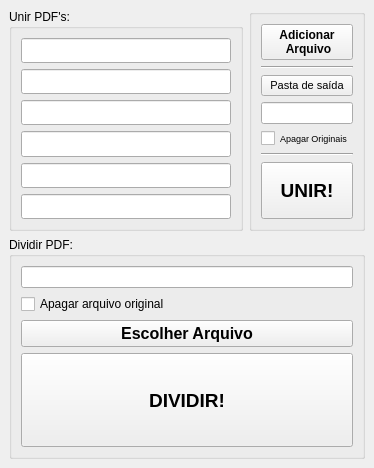
<?xml version="1.0" encoding="UTF-8"?>
<ui version="4.0">
 <class>MainWindow</class>
 <widget class="QMainWindow" name="MainWindow">
  <property name="geometry">
   <rect>
    <x>0</x>
    <y>0</y>
    <width>374</width>
    <height>468</height>
   </rect>
  </property>
  <property name="windowTitle">
   <string>Unir</string>
  </property>
  <widget class="QWidget" name="centralwidget">
   <layout class="QGridLayout" name="gridLayout">
    <item row="0" column="0" colspan="2">
     <widget class="QGroupBox" name="unirPDF">
      <property name="title">
       <string>Unir PDF's:</string>
      </property>
      <layout class="QGridLayout" name="gridLayout_2">
       <item row="5" column="0">
        <widget class="QLineEdit" name="unir6">
         <property name="sizePolicy">
          <sizepolicy hsizetype="Expanding" vsizetype="Minimum">
           <horstretch>0</horstretch>
           <verstretch>0</verstretch>
          </sizepolicy>
         </property>
         <property name="minimumSize">
          <size>
           <width>0</width>
           <height>15</height>
          </size>
         </property>
        </widget>
       </item>
       <item row="2" column="0">
        <widget class="QLineEdit" name="unir3">
         <property name="sizePolicy">
          <sizepolicy hsizetype="Expanding" vsizetype="Minimum">
           <horstretch>0</horstretch>
           <verstretch>0</verstretch>
          </sizepolicy>
         </property>
         <property name="minimumSize">
          <size>
           <width>0</width>
           <height>15</height>
          </size>
         </property>
        </widget>
       </item>
       <item row="1" column="0">
        <widget class="QLineEdit" name="unir2">
         <property name="sizePolicy">
          <sizepolicy hsizetype="Expanding" vsizetype="Minimum">
           <horstretch>0</horstretch>
           <verstretch>0</verstretch>
          </sizepolicy>
         </property>
         <property name="minimumSize">
          <size>
           <width>0</width>
           <height>15</height>
          </size>
         </property>
        </widget>
       </item>
       <item row="3" column="0">
        <widget class="QLineEdit" name="unir4">
         <property name="sizePolicy">
          <sizepolicy hsizetype="Expanding" vsizetype="Minimum">
           <horstretch>0</horstretch>
           <verstretch>0</verstretch>
          </sizepolicy>
         </property>
         <property name="minimumSize">
          <size>
           <width>0</width>
           <height>15</height>
          </size>
         </property>
        </widget>
       </item>
       <item row="0" column="0">
        <widget class="QLineEdit" name="unir1">
         <property name="sizePolicy">
          <sizepolicy hsizetype="Expanding" vsizetype="Minimum">
           <horstretch>0</horstretch>
           <verstretch>0</verstretch>
          </sizepolicy>
         </property>
         <property name="minimumSize">
          <size>
           <width>0</width>
           <height>15</height>
          </size>
         </property>
        </widget>
       </item>
       <item row="4" column="0">
        <widget class="QLineEdit" name="unir5">
         <property name="sizePolicy">
          <sizepolicy hsizetype="Expanding" vsizetype="Minimum">
           <horstretch>0</horstretch>
           <verstretch>0</verstretch>
          </sizepolicy>
         </property>
         <property name="minimumSize">
          <size>
           <width>0</width>
           <height>15</height>
          </size>
         </property>
        </widget>
       </item>
      </layout>
     </widget>
    </item>
    <item row="0" column="2">
     <widget class="QGroupBox" name="groupBox">
      <property name="title">
       <string/>
      </property>
      <layout class="QGridLayout" name="gridLayout_4">
       <item row="1" column="0">
        <widget class="QPushButton" name="btnAddArquivo">
         <property name="sizePolicy">
          <sizepolicy hsizetype="Minimum" vsizetype="Fixed">
           <horstretch>0</horstretch>
           <verstretch>0</verstretch>
          </sizepolicy>
         </property>
         <property name="minimumSize">
          <size>
           <width>0</width>
           <height>0</height>
          </size>
         </property>
         <property name="font">
          <font>
           <pointsize>9</pointsize>
           <weight>75</weight>
           <bold>true</bold>
          </font>
         </property>
         <property name="text">
          <string>Adicionar
 Arquivo</string>
         </property>
        </widget>
       </item>
       <item row="6" column="0">
        <widget class="Line" name="line">
         <property name="orientation">
          <enum>Qt::Horizontal</enum>
         </property>
        </widget>
       </item>
       <item row="5" column="0">
        <widget class="QCheckBox" name="checkBoxDelUnir">
         <property name="font">
          <font>
           <pointsize>7</pointsize>
          </font>
         </property>
         <property name="text">
          <string>Apagar Originais</string>
         </property>
        </widget>
       </item>
       <item row="4" column="0">
        <widget class="QLineEdit" name="saida">
         <property name="sizePolicy">
          <sizepolicy hsizetype="Ignored" vsizetype="Fixed">
           <horstretch>0</horstretch>
           <verstretch>0</verstretch>
          </sizepolicy>
         </property>
         <property name="minimumSize">
          <size>
           <width>0</width>
           <height>0</height>
          </size>
         </property>
        </widget>
       </item>
       <item row="2" column="0">
        <widget class="Line" name="line_2">
         <property name="orientation">
          <enum>Qt::Horizontal</enum>
         </property>
        </widget>
       </item>
       <item row="7" column="0">
        <widget class="QPushButton" name="btnUnir">
         <property name="sizePolicy">
          <sizepolicy hsizetype="Minimum" vsizetype="Ignored">
           <horstretch>0</horstretch>
           <verstretch>0</verstretch>
          </sizepolicy>
         </property>
         <property name="minimumSize">
          <size>
           <width>0</width>
           <height>25</height>
          </size>
         </property>
         <property name="font">
          <font>
           <pointsize>14</pointsize>
           <weight>75</weight>
           <bold>true</bold>
          </font>
         </property>
         <property name="text">
          <string>UNIR!</string>
         </property>
        </widget>
       </item>
       <item row="3" column="0">
        <widget class="QPushButton" name="btnSaida">
         <property name="font">
          <font>
           <pointsize>8</pointsize>
          </font>
         </property>
         <property name="text">
          <string>Pasta de saída</string>
         </property>
        </widget>
       </item>
      </layout>
     </widget>
    </item>
    <item row="3" column="0" colspan="3">
     <widget class="QGroupBox" name="dividirPDF">
      <property name="title">
       <string>Dividir PDF:</string>
      </property>
      <layout class="QGridLayout" name="gridLayout_3">
       <item row="0" column="0">
        <widget class="QLineEdit" name="lineEdit_3"/>
       </item>
       <item row="1" column="0">
        <widget class="QCheckBox" name="checkBoxDelDividir">
         <property name="text">
          <string>Apagar arquivo original</string>
         </property>
        </widget>
       </item>
       <item row="2" column="0">
        <widget class="QPushButton" name="btnEscolheArquivo">
         <property name="sizePolicy">
          <sizepolicy hsizetype="Minimum" vsizetype="Fixed">
           <horstretch>0</horstretch>
           <verstretch>0</verstretch>
          </sizepolicy>
         </property>
         <property name="minimumSize">
          <size>
           <width>0</width>
           <height>0</height>
          </size>
         </property>
         <property name="font">
          <font>
           <pointsize>12</pointsize>
           <weight>75</weight>
           <bold>true</bold>
          </font>
         </property>
         <property name="text">
          <string>Escolher Arquivo</string>
         </property>
        </widget>
       </item>
       <item row="3" column="0">
        <widget class="QPushButton" name="btnUnir_">
         <property name="sizePolicy">
          <sizepolicy hsizetype="Minimum" vsizetype="Ignored">
           <horstretch>0</horstretch>
           <verstretch>0</verstretch>
          </sizepolicy>
         </property>
         <property name="minimumSize">
          <size>
           <width>0</width>
           <height>25</height>
          </size>
         </property>
         <property name="font">
          <font>
           <pointsize>14</pointsize>
           <weight>75</weight>
           <bold>true</bold>
          </font>
         </property>
         <property name="text">
          <string>DIVIDIR!</string>
         </property>
        </widget>
       </item>
      </layout>
     </widget>
    </item>
   </layout>
  </widget>
 </widget>
 <resources/>
 <connections/>
</ui>
